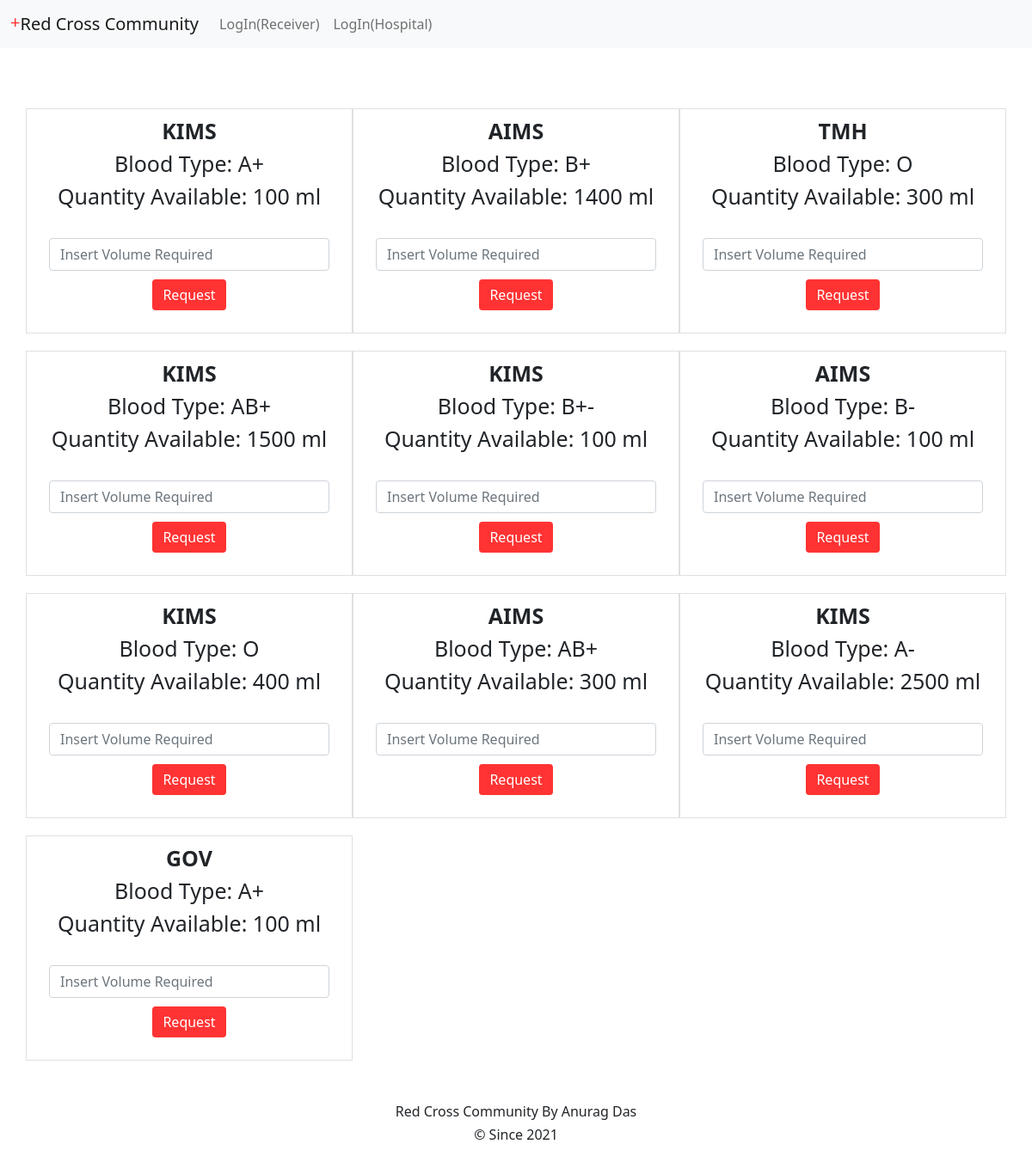
Page /dashboard.php on the committed database.
### tables this page shows
CREATE TABLE `blooddata` (
  `id` int(11) NOT NULL,
  `hospitalname` varchar(255) NOT NULL,
  `bloodtype` varchar(255) NOT NULL,
  `availability` varchar(255) NOT NULL
);

### dashboard.php (the view, shortened to what this page needs)
<!DOCTYPE html>
<html lang="en">
<head>
    <link rel="stylesheet" type="text/css" href="css/style.css">
    <link href="https://cdn.jsdelivr.net/npm/bootstrap@5.0.2/dist/css/bootstrap.min.css" rel="stylesheet">
</head>
<body>
<nav class="navbar navbar-expand-lg navbar-light bg-light">
  <div class="container-fluid">
    <a class="navbar-brand" href="dashboard.php"><span class="red_cross">+</span>Red Cross Community</a>
    <div class="collapse navbar-collapse" id="navbarNav">
      <ul class="navbar-nav">
        <li class="nav-item">
            <?php
            if(!isset($_SESSION["name"]) && !isset($_SESSION["hospitalname"])){
                echo "<a class='nav-link' href='login.php'>LogIn(Receiver)</a>";
            }
            ?>
        </li>
        <li class="nav-item">
        <?php
            if(!isset($_SESSION["hospitalname"]) && !isset($_SESSION["name"])){
                echo "<a class='nav-link' href='hospLogin.php'>LogIn(Hospital)</a>";
            }
            ?>
        </li>
      </ul>
    </div>
  </div>
</nav>
<?php
include "dbcon.php";
$select_query = " select * from blooddata ";
$query = mysqli_query($con, $select_query);
?>
<div class="container">
    <div class="row text-center flex-wrap ">
      <?php while($res = mysqli_fetch_assoc($query)){ ?>
          <div class="col col-lg-4 col-md-6 col-sm-12">
          <h2 class=title><?php echo $res["hospitalname"] . " "; ?> </h2>
          <h2><?php echo "Blood Type: " . $res["bloodtype"] . " "; ?> </h2>
          <h2><?php echo "Quantity Available: " . $res['availability']. " ml<br>"; ?> </h2>
<div class="card">
  <div class="card-body">
    <form action="?id=<?php echo $res['id'] ?>"
     method="POST">
    <input type="number" name="volume" class="form-control" placeholder="Insert Volume Required" />
    <button name='requestblood' class="btn btn-primary">
        Request
    </button>
    </form>
  </div>
</div>
          </div>
      <?php } ?>
    </div>
  </div>
<div style=" text-align: center;" class="footer_div">
 <h6 style="margin-top: 1%;">Red Cross Community By Anurag Das </h6>
 <h6 style="font-weight: lighter;">© Since  <?php echo date("Y") ?> </h6>
</div>
</body>
</html>

### css/style.css (style rules this page uses)
* { box-sizing: border-box; margin: 0; padding: 0; }
div.card { border: none; }
div.container { margin-top: 50px; margin-bottom: 50px; }
div.col { border: 0.1px solid #E0E0E0; padding: 10px; margin-top: 20px; }
.btn { background-color: #ff3333 !important; margin-top: 10px; outline: none; border: none !important; }
div > h2.title { font-weight: bolder; }
div > h2 { font-size: 25px; font-weight: 400; }
input.form-control { margin-top: 10px; }
span.red_cross { color: #ff3333; position: relative; bottom: 2px; }

### rows in the picture
blooddata: hospitalname "KIMS", bloodtype "A+", availability "100"
blooddata: hospitalname "AIMS", bloodtype "B+", availability "1400"
blooddata: hospitalname "TMH", bloodtype "O", availability "300"
blooddata: hospitalname "KIMS", bloodtype "AB+", availability "1500"
blooddata: hospitalname "KIMS", bloodtype "B+-", availability "100"
blooddata: hospitalname "AIMS", bloodtype "B-", availability "100"
blooddata: hospitalname "KIMS", bloodtype "O", availability "400"
blooddata: hospitalname "AIMS", bloodtype "AB+", availability "300"
blooddata: hospitalname "KIMS", bloodtype "A-", availability "2500"
blooddata: hospitalname "GOV", bloodtype "A+", availability "100"
